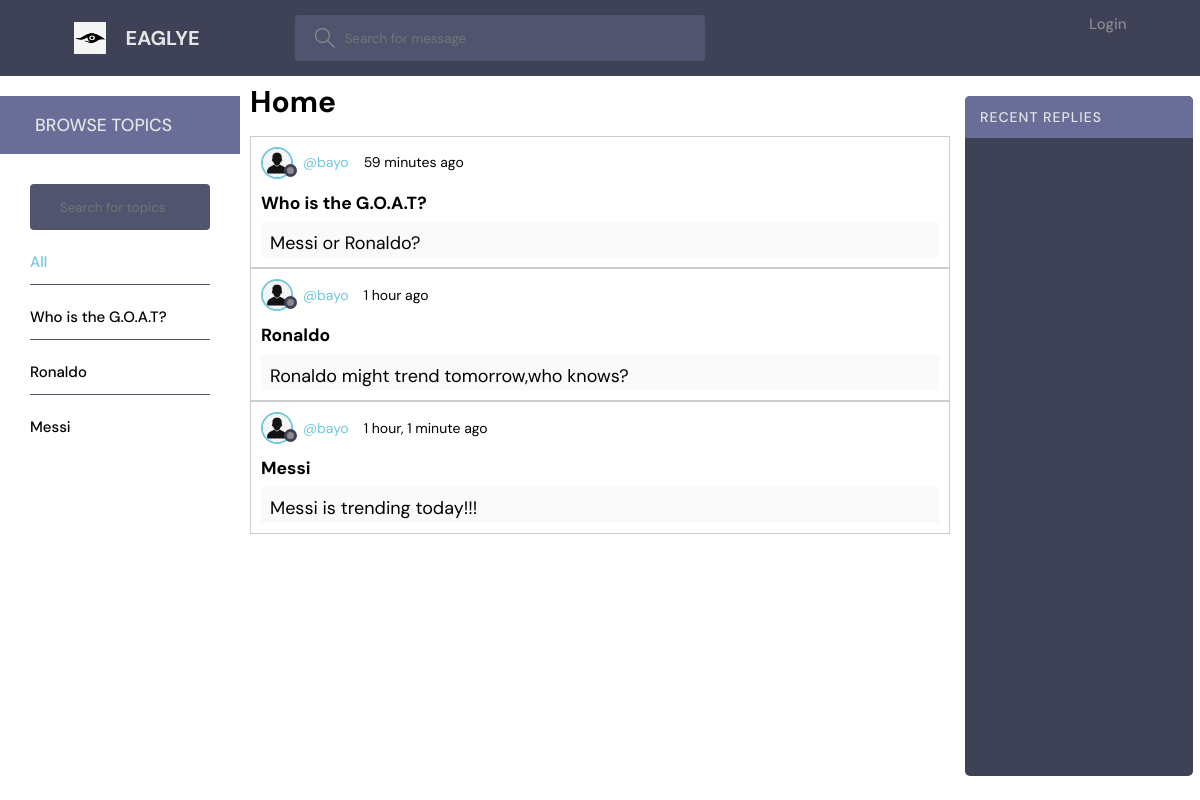
The page / on the database its author committed.
### trends/models.py (models this page shows, shortened)
class Message(models.Model):
    recipient = models.ForeignKey(User, on_delete=models.SET_NULL, null=True)
    name = models.CharField(max_length=200)
    body = models.TextField(null=True, blank=True)
    attachment = models.ImageField(null=True, blank=True)
    updated = models.DateTimeField(auto_now=True)
    created = models.DateTimeField(auto_now_add=True)
    class Meta:
        ordering = ['-updated', '-created']

class User(AbstractUser):
    username = models.CharField(max_length=200, null=True)
    email = models.EmailField(unique=True, null=True)
    bio = models.TextField(null=True)
    avatar = models.ImageField(null=True, default="avartar.jpg")
    USERNAME_FIELD = 'email'
    REQUIRED_FIELDS = ['username', ]

### trends/views.py (the view)
# urls.py: path('', views.home, name="home"),
def home(request):
    form = MessageForm()
    if request.GET.get('q') != None and request.GET.get('q') != '':
        q = request.GET.get('q')
        search = Message.objects.filter(
            Q(recipient__username__icontains=q) |
            Q(name__icontains=q) |
            Q(body__icontains=q)
        )
    else:
        search = ''
    message = Message.objects.all()
    user = User.objects.all()
    q = ''
    if q != '':
        comment = Comment.objects.filter(Q(message__name__icontains=q))[0:3]
    else:
        comment = Comment.objects.all()
    context = {'search': search, 'messages': message,
               'users': user, 'comments': comment, 'form': form}
    return render(request, 'trends/home.html', context)

### trends/forms.py
class MessageForm(ModelForm):
    class Meta:
        model = Message
        fields = '__all__'
        exclude = ['recipient']
        widgets = {
            'name': forms.TextInput(attrs={'placeholder': 'Topic of the message. . .'}),
            'body': forms.Textarea(
                attrs={"placeholder": "Share what's happening around you . . ."}),
        }

### trends/templates/trends/home.html
{% extends 'main.html' %} {% block content %}
<div id="left-column">
    {% include 'trends/topics_component.html' %}
</div>
<div id="middle">
    <div class="trends" style=" padding: 20px 0 0px 10px;margin: 0;font-size: 15px;">
        <h1>Home</h1>
    </div>
    {% include 'trends/feed_component.html' %}
</div>
<div id="right-column">
    {% include 'trends/activity_component.html' %}
</div>
{% endblock %}

### trends/templates/trends/topics_component.html (shortened to what this page needs)
<div class="topics" >
     <div class="layout__boxHeader" >
        <div class="layout__boxTitle">
          <h3 style="padding-left:20px;">Browse Topics</h3>
        </div>
      </div>
  <div class="topics-page layout__body">
        <form action="" method="GET" class="header__search">
          <label>
            <input name="q" placeholder="Search for topics" />
          </label>
        </form>
    <ul class="topics__list" id="tpic">
        <li>
            <a href="{% url 'home' %}" class="active">All </a>
        </li>
        {% for message in messages %}
        <li>
         <a href="{% url 'home' %}?q={{message.name}}">{{message.name}}</a>
        </li>
        {% endfor %}
    </ul>
     </div>
</div>

### trends/templates/trends/feed_component.html (shortened to what this page needs)
{% load static %}
<div class="feed">
  {% if search != '' %}
  <div id="searchinput" >
    <form class="header__search" method="GET" action="{% url 'home' %}">
      <label>
        <svg version="1.1" xmlns="http://www.w3.org/2000/svg" width="32" height="32" viewBox="0 0 32 32">
          <title>search</title>
          <path d="M32 30.586l-10.845-10.845c1.771-2.092 2.845-4.791 2.845-7.741 0-6.617-5.383-12-12-12s-12 5.383-12 12c0 6.617 5.383 12 12 12 2.949 0 5.649-1.074 7.741-2.845l10.845 10.845 1.414-1.414zM12 22c-5.514 0-10-4.486-10-10s4.486-10 10-10c5.514 0 10 4.486 10 10s-4.486 10-10 10z"></path>
        </svg>
        <input name="q" placeholder="Search for message" />
      </label>
    </form>
  </div><br>
  {% for result in search %}
    <div>
      <div class="thread__top">
        <div class="thread__author">
          <a href="{% url 'user-profile' result.recipient.id  %}" class="thread__authorInfo">
            <div class="avatar avatar--small">
              <img src="static{{result.recipient.avatar.url}}" />
            </div>
            <span>@{{result.recipient.username}}</span>
          </a>
          <span class="thread__date ">{{result.created|timesince}} ago</span>
        </div>
      </div>
      {% if request.user == result.recipient %}
      <div class="del ">
        <div>
          {{result.name}}
        </div>
        <div class="edt ">
          <a href="{% url 'update-message' result.id %} ">edit </a> | <a href="{% url 'delete-message' result.id %} "> delete</a></div>
        </div>
        {% else %}
        <div class="del">
          <div>
           <h3> {{result.name}}</h3>
          </div>
          <div class="edt ">
          </div>
        </div>
        {% endif %}
      </div>
      <div class="thread__msg ">
        {{result.body}}
      </div>
      {% if request.user.is_authenticated %}
      {% for comment in comments%}
      {% if comment.result.id == result.id %}
      <div class="thread ">
        <div class="thread__top "><div class="thread__author ">
          <a href="{% url 'update-user' %} " class="thread__authorInfo ">
            <div class="avatar avatar--small ">
              <img src="static{{comment.user.avatar.url}} " />
            </div>
            <span>@{{comment.user.username}}</span>
          </a>
          <span class="thread__date ">{{comment.created|timesince}} ago</span>
        </div>
        {% if request.user == comment.user %}
        <a href="{% url 'delete-comment' comment.id %} ">
          <div class="thread__delete ">
            <svg version="1.1 " xmlns="http://www.w3.org/2000/svg " width="32 " height="32 " viewBox="0 0 32 32 ">
              <title>remove</title>
              <path d="M27.314 6.019l-1.333-1.333-9.98 9.981-9.981-9.981-1.333 1.333 9.981 9.981-9.981 9.98 1.333 1.333 9.981-9.98 9.98 9.98 1.333-1.333-9.98-9.98 9.98-9.981z "></path>
            </svg>
          </div>
        </a>
        {% endif %}
      </div>
      <div class="thread__details ">
        {{comment}}
      </div>
    </div>
    {% endif %}
    {% endfor %}
    <div id="drip " >
      <button class="dropdown-button " onclick="myFunction({{result.id}})" id="cmtdrpbtn2" >
        <svg style=" width: 15px;height: 20px; " version="1.1 " xmlns="http://www.w3.org/2000/svg " width="32 " height="32 " viewBox="0 0 32 32 "> <title>chevron-down</title>
          <path d="M16 21l-13-13h-3l16 16 16-16h-3l-13 13z "></path>
        </svg>
      </button>
    </div>
    <div>
      <div class="form__group " id="{{result.id}}" style="display:none;">
        <form method="POST" action="{% url 'room' %} ">
          {% csrf_token %}
          <input type="text" name="messageid" value="{{result.id}}"  style="display:none;"/>
          <input type="text" name="comment" style="width:80%;margin-left:20px; " placeholder="Write you message here... " />
          <input style="width:80px;background-color:#3f4156; " type="submit" value="comment" />
        </form>
      </div>
      <script>
        document.onreadystatechange = () => {
          if (document.readyState === 'complete') {
            var srchs= document.getElementById("homepaig").style.display;
            if (srchs == 'none') {
             document.getElementById("searchinput").style.display='block';
            } else {
              document.getElementById("homepaig").style.display == 'none';
            }
          }
        };
        function myFunction(element) {
          diid = document.getElementById(element).style.display;
          if (diid == 'none') {
            document.getElementById(element).style.display='block';
             //  block of code to be executed if the condition is true
          } else {
            document.getElementById(element).style.display='none'; //  block of code to be executed if the condition is false
          }
        }
        function search() {
          document.getElementById("searchinput").style.display='block';
          document.getElementById("homepaig").style.display='none';
        }
      </script>
    </div>
    {% endif %}
    {% endfor %}
    {% else %}
    <div id="homepaig" >
      {% for message in messages %}
      <div class="individual">
        <div>
          <div class="thread__top">
            <div class="thread__author">
              <a href="{% url 'user-profile' message.recipient.id  %}" class="thread__authorInfo">
                <div class="avatar avatar--small">
                  <img src="static{{message.recipient.avatar.url}}" />
                </div>
                <span>@{{message.recipient.username}}</span>
              </a>
              <span class="thread__date ">{{message.created|timesince}} ago</span>
            </div>
          </div>
          {% if request.user == message.recipient %}
          <div class="del">
            <div>
             <h3> {{message.name}}</h3>
            </div>
            <div class="edt ">
              <a href="{% url 'update-message' message.id %} ">edit </a> | <a href="{% url 'delete-message' message.id %} "> delete</a>
            </div>
          </div>
          {% else %}
          <div class="del">
            <div>
             <h3> {{message.name}}</h3>
            </div>
            <div class="edt ">
            </div>
          </div>
          {% endif %}
        </div>
        {% if message.attachment %}
        <div class="thread__msg ">
          <div id="newthread">
            <div>
          {{message.body}}
        </div>
         <div id="imagecontainer">
          <img id="imgtag" src="{{message.attachment.url}}" />
        </div>
        </div>
        </div>
        {% else %}
          <div class="thread__msg ">
            {{message.body}}
          </div>
        {% endif %}
  </div>
  {% endfor %}
</div>
{% endif %}
</div>

### static/styles/style.css (style rules this page uses)
:root { --color-main: #71c6dd; --color-main-light: #e1f6fb; --color-dark: #3f4156; --color-dark-medium: #51546e; --color-dark-light: #696d97; --color-light: #e5e5e5; --color-gray: #8b8b8b; --color-light-gray: black; --color-bg: white; --color-success: #5dd693; --color-error: #fc4b0b; }
* { font-family: "DM Sans", -apple-system, BlinkMacSystemFont, "Segoe UI", Roboto, Oxygen, Ubuntu, Cantarell, "Open Sans", "Helvetica Neue", sans-serif; margin: 0; padding: 0; box-sizing: border-box; text-rendering: optimizeLegibility; }
html { font-size: 56.25%; }
@media only screen and (min-width: 1200px) { html { font-size: 62.5%; } }
body { line-height: 1.6; font-weight: 400; font-size: 1.5rem; color: var(--color-light-gray); background-color: var(--color-bg); min-height: 100vh; }
img { width: 100%; }
a { display: inline-block; color: var(--color-main); text-decoration: none; }
#middle { margin-top:8% ; }
.avatar { position: relative; display: inline-block; border-radius: 50%; border: 2px solid var(--color-main); }
.avatar img { display: block; border-radius: 50%; object-fit: cover; object-position: center; }
.avatar::after { content: ""; display: block; position: absolute; background-color: var(--color-gray); z-index: 111; border-radius: 50%; border: 0.3rem solid var(--color-dark); }
.avatar.avatar--small img { width: 2.8rem; height: 2.8rem; }
.avatar.avatar--small:after { width: 0.7rem; height: 0.7rem; bottom: 0px; right: -6px; }
.header__search>label { background-color: var(--color-dark-medium); padding: 1.3rem 1rem; display: flex; align-items: center; gap: 1rem; border-radius: 4px; }
.header__search input { width: 35rem; background: transparent; border: none; outline: none; color: var(--color-light); }
.layout__boxHeader { display: flex; padding: 1.5rem; background-color: var(--color-dark-light); }
.layout__boxTitle { display: flex; gap: 1.5rem; align-items: center; }
.layout__boxTitle h3 { text-transform: uppercase; font-weight: 500; color: var(--color-light); }
.layout__body { margin: 3rem; }
.del { display: grid; align-content: space-between; grid-template-columns: auto auto; gap: 90px; }
.edt { text-align: right; }
.topics { position: fixed; top:12%; width: 20%; }
#tpic { height: 500px; overflow: auto; }
.topics__list { list-style: none; }
.topics__list li a { display: flex; justify-content: space-between; margin-bottom: 3rem; font-weight: 500; color: var(--color-light-gray); transition: all 0.3s ease-in-out; }
.topics__list li a.active, .topics__list li a:hover { color: var(--color-main); }
.topics-page .topics__list li:not(:last-child) a { margin: 2rem 0; padding-bottom: 1rem; text-decoration: none; border-bottom: 1px solid var(--color-dark-medium); }
.topics-page .header__search { display: block; }
.thread__top { display: flex; align-items: center; justify-content: space-between; }
.thread__author { display: flex; align-items: center; gap: 1.5rem; padding-bottom: 10px; font-size: 1.4rem; }
.thread__authorInfo { display: flex; align-items: center; gap: 1rem; }
.thread__msg { padding: 7px 0 0 9px; font-size: 1.8rem; margin-top: 0.5rem; background-color: #fafafa; }
.feed { padding: 10px; }
.individual { border: 1px solid rgb(207, 204, 204); margin-top: 0rem; padding: 10px; }

### rows shown on the page
Message: name "Who is the G.O.A.T?", recipient.avatar (picture), recipient.username "bayo", created "59 minutes", body "Messi or Ronaldo?"
Message: name "Ronaldo", recipient.avatar (picture), recipient.username "bayo", created "1 hour", body "Ronaldo might trend tomorrow,who knows?"
Message: name "Messi", recipient.avatar (picture), recipient.username "bayo", created "1 hour, 1 minute", body "Messi is trending today!!!"
